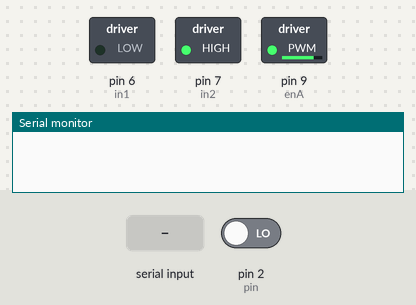
Bench run of a sketch on a simulated Arduino Uno, built with avr-gcc and run on an emulated ATmega328P. Parts: switched loads named in the sketch (green lamp = pin HIGH), the last lines printed to the serial monitor. Inputs (shaded band) come from the test bench; at power-on: pin 2 (pin) LOW.

Above: at 1.2 s.
1.3 s: byte 30 received over Serial
At 3.16 s:
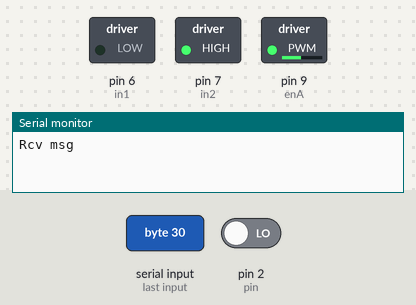
4.3 s: byte 90 received over Serial
Timing chart, 0 to 13.3 s (numbered marks = the images above; inputs shaded):
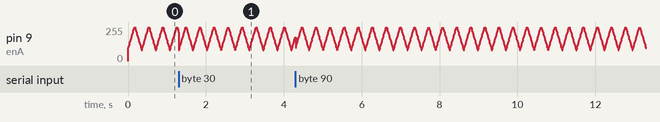

The sketch:

motor_module.ino
```cpp
    /*  Arduino DC Motor Control - PWM | H-Bridge | L298N  -  Example 01
        by Dejan Nedelkovski, www.HowToMechatronics.com
    */
    #define enA 9
    #define in1 6
    #define in2 7
    #define button 4
    #define pin 2
    int rotDirection = 0;
    int pressed = false;
    int pwmOutput = 80;
    int flag = 1;
    int counter_opto = 0;
    int rotation = 0;
    void setup() {
      Serial.begin(9600);
      pinMode(enA, OUTPUT);
      pinMode(in1, OUTPUT);
      pinMode(in2, OUTPUT);
      pinMode(button, INPUT);
      // Set initial rotation direction
      digitalWrite(in1, LOW);
      digitalWrite(in2, HIGH);
      pinMode(pin, INPUT);
  attachInterrupt(digitalPinToInterrupt(pin), incerment_counter, RISING);
    }
    void loop() {
      // send data only when you receive data:
        if (Serial.available() > 0) {
          pwmOutput = Serial.read();
          Serial.print("Rcv msg");
        }
        if(flag==1)
        {
        pwmOutput = pwmOutput + 10;
          if (pwmOutput>255)
          {
            pwmOutput = 255;
            flag = 0;
          }
        }
        else
        {
         pwmOutput = pwmOutput - 10;
          if (pwmOutput<80)
          {
          pwmOutput = 80;
          flag = 1;
          }
        }
        //Serial.print(pwmOutput);
        //Serial.print("\n");
      analogWrite(enA, pwmOutput); // Send PWM signal to L298N Enable pin
      // Read button - Debounce
        digitalWrite(in1, LOW);
        digitalWrite(in2, HIGH);
        if(counter_opto>20)
        {
        rotation++;
        Serial.print(rotation);
        counter_opto = 0;
        Serial.print("\n");
        }

      /*
      if (digitalRead(button) == true) {
        pressed = !pressed;
      }
      while (digitalRead(button) == true);
      delay(20);
      // If button is pressed - change rotation direction
      if (pressed == true  & rotDirection == 0) {
        digitalWrite(in1, HIGH);
        digitalWrite(in2, LOW);
        rotDirection = 1;
        delay(20);
      }
      // If button is pressed - change rotation direction
      if (pressed == false & rotDirection == 1) {
        digitalWrite(in1, LOW);
        digitalWrite(in2, HIGH);
        rotDirection = 0;
        delay(20);
      }
      */
      delay(10);
    }

    void incerment_counter()
    {
    counter_opto++;
    }
```
